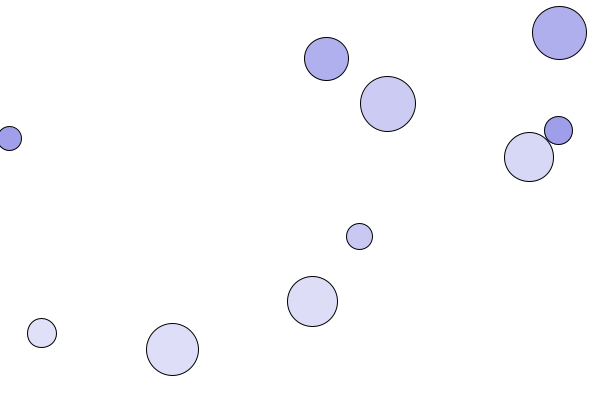
Frame 1 (no input)
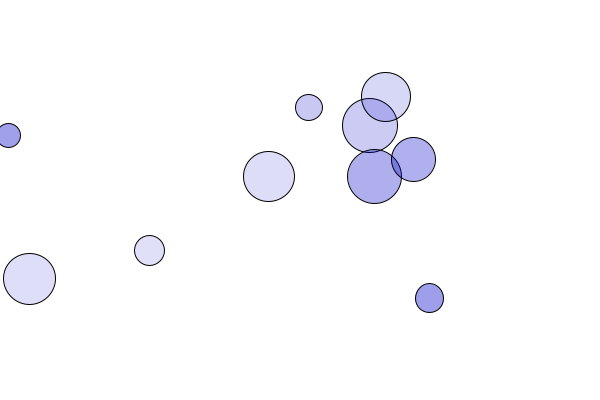
Frame 60 (the mouse pressed at the canvas centre just before this capture)
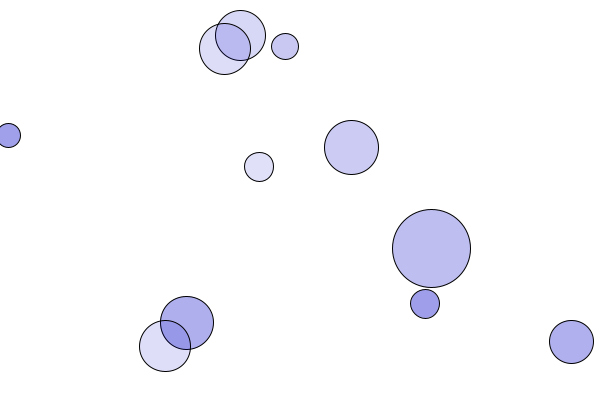
Frame 120 (the mouse held since frame 60 and released just before this capture)

The Processing sketch that drew these frames (run headless with seeded random() and noise(); from frame 60 on, the mouse is pressed at the canvas centre):

// Processing sketch: s09t0Josefa
// ── s09t0Josefa.pde
// Tarea semana 12
// Josefa Méndez
// 31 / 05 / 2018

ArrayList <Figura> nFiguras = new ArrayList <Figura>(); // ArrayList para la clase Figura

Figura f; // Vinculo la Figura con la letra f

int n; //variable de selleccion

void setup() {

  size(600, 400);

  // For para generar mis Figuras
  for (int i = 0; i < 10; i++) {
    f = new Figura(random(width), random(height), random(width), random(height), random(20, 60), random(30, 100)); // Vinculo el constructor
    nFiguras.add(f);
  }
}

void draw() {
  background(255);

  for (Figura f : nFiguras) {
    f.dibujo(n);
    f.movimiento();
  }
}

void mousePressed() {
  //condición para agregar figuras
  if (mousePressed) {
    Figura f = new Figura(random(width), random(height), random(width), random(height), random(20, 80), random(30, 100));
    nFiguras.add(f);
  }
}

void keyPressed () {
  //condición para que se vean los rec
  if (key == '1') {
    n = 1;
  }
  //condición para que se vean los circulos
  else if (key == '2') {
    n = 0;
  }
  //condición para que se vean las dos figuras
  else if (key == '3') {
    n = 2;
  }
}

// ── Figura.pde
class Figura {

  //Variables de posiciones, tamaño, opacidad, direccion y velocidad
  float posX, posY, posX2, posY2, tam, op;
  float dirX = random(-1, 1), dirY = random(-1, 1), vel = (random(3, 5));
  float dirX2 = random(-1, 1), dirY2 = random(-1, 1);

  // Constructor
  Figura(float posX, float posY, float posX2, float posY2, float tam, float op) {
    this.posX = posX;
    this.posY = posY;
    this.tam = tam;
    this.op = op;
    this.posX2 = posX2;
    this.posY2 = posY2;
  }

  void dibujo(int eleccion) {

    //condición para vincular el cambio de vista de las figuras
    if (eleccion == 0) {
      ellipses();
    } else if (eleccion == 1) {
      rects();
    } else if (eleccion == 2) {
      ellipses();
      rects();
    }
  }

  void movimiento() {
    posiciones();
    bordes();
    desplazar();
  }

  void ellipses() {
    //dibujamos las ellipses
    fill(0, 0, 200, op);
    ellipse(posX, posY, tam, tam);
  }

  void rects() {
    //dibujamos los rects
    fill(0, 200, 0, op);
    rect(posX2, posY2, tam, tam);
  }

  void bordes() {

    // condición para que las ellipses reboten
    if (posX + tam/2 > width || posX - tam/2 < 0 || posY + tam/2 > height || posY - tam/2 < 0) {
      dirX = dirX * -1;
      dirY = dirY * -1;
    }

    //condición para que los rect reboten
    if (posX2 + tam > width || posX < 0 || posY + tam > height || posY < 0) {
      dirX2 = dirX2 * -1;
      dirY2 = dirY2 * -1;
    }
  }

  void posiciones() {
    // Vinculo la posición con velocidades y direcciones para que rebote
    posX += vel * dirX;
    posY += vel * dirY;
    posX2 += vel * dirX;
    posY2 += vel * dirY;
  }

  // los modificadores externos deben entrar como paramentros
  void desplazar() {
    // Void para mover las figuras con las flechas
    if (key == CODED) {
      // Tecla de arriba sube la figura
      if (keyCode == UP) {
        posY --;
        posY2 --;
        // Tecla de abajo bajan las figura
      } else if (keyCode == DOWN) {
        posY ++;
        posY2 ++;
        // Tecla de la izquierda se mueven a laizquierda
      } else if (keyCode == LEFT) {
        posX --;
        posX2 --;
        // Tecla de la derecha se mueve a la derecha
      } else if (keyCode == RIGHT) {
        posX ++;
        posX2 ++;
      } else {
      }
    }
  }
}
